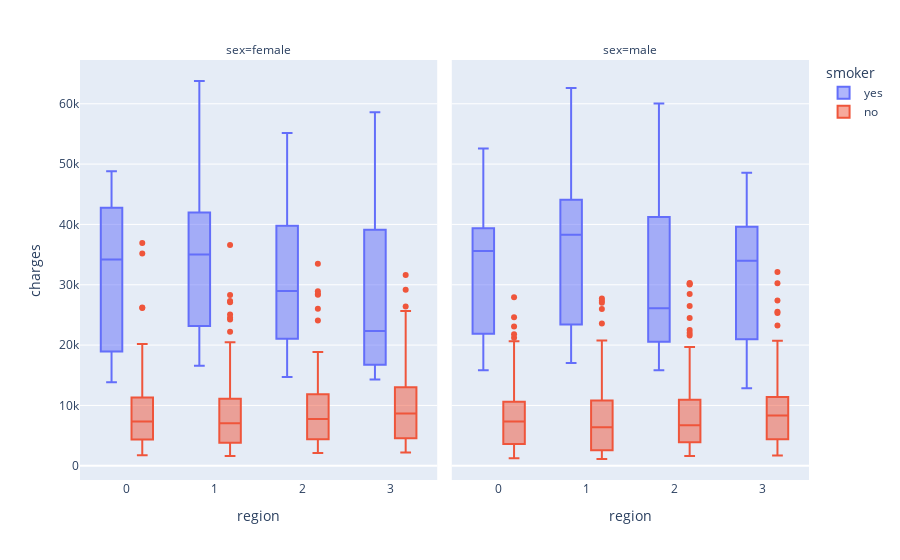

Notebook cell for this chart:
### Markdown cell above
We will examine differences in charges between regions and sex, classified smoker status then BMI status

### Code cell
# create plots with plotly showing charges by region and by sex coloured by smoker status then by bmi_category
import plotly.express as px

fig = px.box(df, x="region", y="charges", color="smoker", facet_col="sex"
             )
fig.show()

### Figure 1 — Plotly figure (JSON) as saved in the notebook; plotly's stock layout.template omitted (floating-point values rounded to 4 significant figures; data arrays with more than 128 entries replaced by an {"elided": "..."} marker saying what was removed)
{"data": [{"alignmentgroup": "True", "hovertemplate": "smoker=yes<br>sex=female<br>region=%{x}<br>charges=%{y}<extra></extra>", "legendgroup": "yes", "marker": {"color": "#636efa"}, "name": "yes", "notched": false, "offsetgroup": "yes", "orientation": "v", "showlegend": true, "type": "box", "x": [0, 1, 3, 1, 2, 1, 0, 2, 0, 1, 1, 0, 2, 3, 2, 1, 0, 1, 1, 3, 3, 0, 1, 3, 3, 3, 0, 0, 3, 0, 2, 3, 3, 3, 3, 0, 2, 0, 1, 1, 1, 1, 2, 3, 2, 3, 2, 2, 1, 1, 2, 1, 1, 2, 1, 1, 1, 3, 1, 1, 1, 2, 0, 1, 3, 2, 1, 1, 1, 3, 3, 3, 1, 0, 3, 2, 3, 0, 2, 3, 2, 1, 2, 1, 2, 2, 2, 0, 2, 3, 3, 1, 0, 2, 3, 2, 1, 0, 2, 1, 3, 2, 1, 3, 0, 1, 0, 2, 3, 3, 0, 0, 2, 1, 2], "x0": " ", "xaxis": "x", "y": [16880.0, 27810.0, 37700.0, 23240.0, 14710.0, 16580.0, 39840.0, 43580.0, 47290.0, 30940.0, 19110.0, 17080.0, 32730.0, 19960.0, 21350.0, 36150.0, 48820.0, 37130.0, 19440.0, 38510.0, 29520.0, 47310.0, 17090.0, 22330.0, 47900.0, 24870.0, 34840.0, 47930.0, 48520.0, 13840.0, 18030.0, 21660.0, 15010.0, 19590.0, 14460.0, 18610.0, 28950.0, 37080.0, 19520.0, 48890.0, 63770.0, 45860.0, 39980.0, 58570.0, 43940.0, 15360.0, 17470.0, 25680.0, 42970.0, 34440.0, 42980.0, 24670.0, 27040.0, 40000.0, 46200.0, 44400.0, 40930.0, 16660.0, 40420.0, 19540.0, 23070.0, 17750.0, 24520.0, 38790.0, 23400.0, 55140.0, 36020.0, 27530.0, 45010.0, 37270.0, 42110.0, 24110.0, 40970.0, 46110.0, 46260.0, 29330.0, 19800.0, 17500.0, 21770.0, 14570.0, 16420.0, 35600.0, 21680.0, 44420.0, 39730.0, 20230.0, 21880.0, 19020.0, 33910.0, 44640.0, 16780.0, 24180.0, 34170.0, 46660.0, 40900.0, 36900.0, 40940.0, 22480.0, 23890.0, 18330.0, 21770.0, 33310.0, 18220.0, 20300.0, 41660.0, 26130.0, 20170.0, 24540.0, 14280.0, 16120.0, 33900.0, 36400.0, 18770.0, 43900.0, 29140.0], "y0": " ", "yaxis": "y"}, {"alignmentgroup": "True", "hovertemplate": "smoker=yes<br>sex=male<br>region=%{x}<br>charges=%{y}<extra></extra>", "legendgroup": "yes", "marker": {"color": "#636efa"}, "name": "yes", "notched": false, "offsetgroup": "yes", "orientation": "v", "showlegend": false, "type": "box", "x": {"elided": "159 int values"}, "x0": " ", "xaxis": "x2", "y": {"elided": "159 float values"}, "y0": " ", "yaxis": "y2"}, {"alignmentgroup": "True", "hovertemplate": "smoker=no<br>sex=female<br>region=%{x}<br>charges=%{y}<extra></extra>", "legendgroup": "no", "marker": {"color": "#EF553B"}, "name": "no", "notched": false, "offsetgroup": "no", "orientation": "v", "showlegend": true, "type": "box", "x": {"elided": "547 int values"}, "x0": " ", "xaxis": "x", "y": {"elided": "547 float values"}, "y0": " ", "yaxis": "y"}, {"alignmentgroup": "True", "hovertemplate": "smoker=no<br>sex=male<br>region=%{x}<br>charges=%{y}<extra></extra>", "legendgroup": "no", "marker": {"color": "#EF553B"}, "name": "no", "notched": false, "offsetgroup": "no", "orientation": "v", "showlegend": false, "type": "box", "x": {"elided": "516 int values"}, "x0": " ", "xaxis": "x2", "y": {"elided": "516 float values"}, "y0": " ", "yaxis": "y2"}], "layout": {"annotations": [{"font": {}, "showarrow": false, "text": "sex=female", "x": 0.245, "xanchor": "center", "xref": "paper", "y": 1, "yanchor": "bottom", "yref": "paper"}, {"font": {}, "showarrow": false, "text": "sex=male", "x": 0.755, "xanchor": "center", "xref": "paper", "y": 1, "yanchor": "bottom", "yref": "paper"}], "boxmode": "group", "legend": {"title": {"text": "smoker"}, "tracegroupgap": 0}, "margin": {"t": 60}, "xaxis": {"anchor": "y", "domain": [0, 0.49], "title": {"text": "region"}}, "xaxis2": {"anchor": "y2", "domain": [0.51, 1], "matches": "x", "title": {"text": "region"}}, "yaxis": {"anchor": "x", "domain": [0, 1], "title": {"text": "charges"}}, "yaxis2": {"anchor": "x2", "domain": [0, 1], "matches": "y", "showticklabels": false}}}
